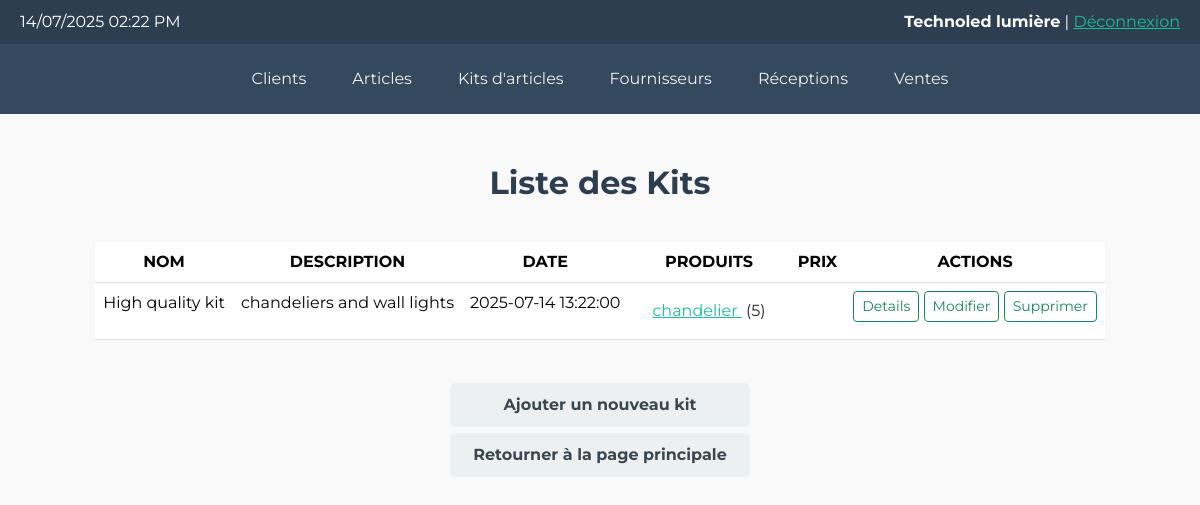
The app's page /views/item_kits.php with its own data.
### tables this page shows
CREATE TABLE product_kits (
    id INT AUTO_INCREMENT PRIMARY KEY,
    name VARCHAR(100),
    description TEXT,
    created_at TIMESTAMP DEFAULT CURRENT_TIMESTAMP
);

CREATE TABLE kit_items (
    id INT AUTO_INCREMENT PRIMARY KEY,
    kit_id INT,
    product_id INT,
    quantity INT,
    FOREIGN KEY (kit_id) REFERENCES product_kits(id),
    FOREIGN KEY (product_id) REFERENCES products(id)
);

CREATE TABLE products (
    id INT AUTO_INCREMENT PRIMARY KEY,
    name VARCHAR(100),
    description TEXT,
    unit VARCHAR(20),
    unit_price DECIMAL(10,2),
    stock_quantity INT DEFAULT 0,
    created_at TIMESTAMP DEFAULT CURRENT_TIMESTAMP
);

### views/item_kits.php (the view, shortened to what this page needs)
<!DOCTYPE html>
<html>
<head>
    <link href="https://cdn.jsdelivr.net/npm/bootstrap@5.3.3/dist/css/bootstrap.min.css" rel="stylesheet">
    <link rel="stylesheet" href="../css/style.css">
</head>
<body>
  <header>
        <div>
            <?php
                echo date("d/m/Y h:i A");
            ?>
        </div>
        <div><span>Technoled lumière</span> | <a href="../login.php" style="color: #1abc9c;">Déconnexion</a></div>
    </header>
    <nav>
        <a href="costumers.php">
            <div>
                Clients
            </div>
        </a>
        <a href="items.php">
            <div>
                Articles
            </div>
        </a>
        <a href="item_kits.php">
            <div>
                Kits d'articles
            </div>
        </a>
        <a href="suppliers.php">
            <div>
                Fournisseurs
            </div>
        </a>
        <a href="receivings.php">
            <div>
                Réceptions
            </div>
        </a>
        <a href="sales.php">
            <div>
                Ventes
            </div>
        </a>
    </nav>
    <main>
        <?php
            require "../connect.php";
            $req1 = "select * from product_kits";
            $result=$pdo->query($req1);
            $res= $result->fetchAll(PDO::FETCH_ASSOC);
            if(empty($res)) echo "Probléme d'accès au base de données";
            else{
        ?>
        <h1>Liste des Kits</h1>
        <div class="list">
            <table class="table table-hover">
            <thead>
                <tr>
                    <th scope="col">NOM</th>
                    <th scope="col">DESCRIPTION</th>
                    <th scope="col">DATE</th>
                    <th scope="col">PRODUITS</th>
                    <th scope="col">PRIX</th>
                    <th scope="col">ACTIONS</th>
                </tr>
            </thead>
            <?php
              foreach ($res as $r){
            ?>
                <tr>
                    <td><?=$r["name"]?></td>
                    <td><?=$r["description"]?></td>
                    <td><?=$r["created_at"]?></td>
                    <td>
                        <ul class="list-group list-group-flush">
                        <?php
                            $req2 = "select * from kit_items where kit_id=?";
                            $pst=$pdo->prepare($req2);
                            $pst->bindParam(1,$r["id"],PDO::PARAM_INT);
                            $pst->execute();
                            $result2= $pst->fetchAll(PDO::FETCH_ASSOC);
                            $req4 = "select name from products where id=?";
                            foreach($result2 as $p){
                                $pst=$pdo->prepare($req4);
                                $pst->bindParam(1,$p["product_id"],PDO::PARAM_INT);
                                $pst->execute();
                                $nom= $pst->fetch(PDO::FETCH_ASSOC);
                        ?>
                            <li class="list-group-item item">
                                <a href="../actions/kits/viewKit.php?id=<?=$p["product_id"]?>">
                                    <?= $nom["name"] ?>
                                </a>&nbsp;(<?= $p["quantity"] ?>)
                            </li>
                        <?php
                            }
                        ?>
                        </ul>
                    </td>
                    <td><?=$r["price"]?></td>
                    <td>
                        <a href="../actions/kits/viewKit.php?id=<?=$r["id"]?>" class="btn btn-outline-success btn-sm">Details</a>
                        <a href="../actions/kits/modifyKit.php?id=<?=$r["id"]?>" class="btn btn-outline-success btn-sm">Modifier</a>
                        <a href="../actions/kits/deleteKit.php?id=<?=$r["id"]?>" class="btn btn-outline-success btn-sm">Supprimer</a>
                    </td>
                </tr>
            <?php
                    }
            ?>
            </table>
            <?php
                }
            ?>
        </div>
        <br>
        <a href="../index.php" class="back">Ajouter un nouveau kit</a>
        <a href="../index.php" class="back">Retourner à la page principale</a>
    </main>
</body>
</html>

### css/style.css (style rules this page uses)
body { font-family: Arial, sans-serif; margin: 0; padding: 0; background-color: #f9f9f9; color: #333; font-family: 'Montserrat', 'Roboto', Arial, sans-serif; }
header { background-color: #2c3e50; color: white; padding: 10px 20px; display: flex; justify-content: space-between; align-items: center; }
header span { font-weight: bold; }
nav { background-color: #34495e; display: flex; flex-wrap: wrap; padding: 10px; justify-content: center; }
nav div { margin: 3px; text-decoration: none; border: none; padding: 10px 20px; border-radius: 6px; cursor: pointer; transition: background-color 0.5s; }
nav a { text-decoration: none; color: #ecf0f1; }
main { text-align: center; padding: 40px 20px; display: flex; justify-content: center; align-items: center; flex-direction: column; }
.back { margin: 3px; border: none; padding: 10px 20px; border-radius: 6px; cursor: pointer; transition: background-color 0.5s; background-color: #ecf0f1; color: #3a4753; width: 300px; font-weight: bold; text-decoration: none !important; }
h1 { font-size: 32px; color: #2c3e50; text-align: center; margin-bottom: 30px; padding: 10px; font-weight: bold; border-radius: 8px; }
.item a { color: #1abc9c; }

### records on screen
product_kits: name "High quality kit", description "chandeliers and wall lights", created_at "2025-07-14 13:22:00"
kit_items: product.name "chandelier", quantity "5"
